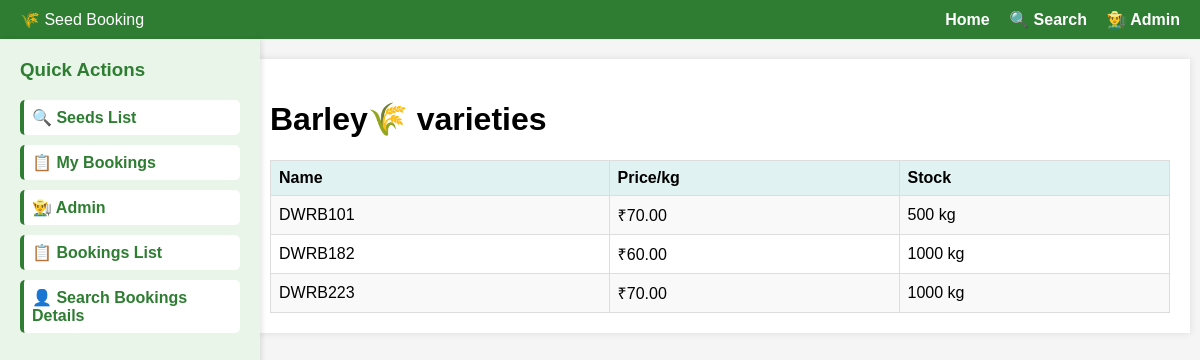
Screenshot of /seeds/Barley🌾/ with the database file from the repository.
### shop/models.py (models this page shows, shortened)
class Seed(models.Model):
    name = models.CharField(max_length=100)
    category = models.CharField(max_length=50)
    subcategory = models.CharField(max_length=50, blank=True)
    price = models.DecimalField(max_digits=8, decimal_places=2)
    stock = models.IntegerField()
    description = models.TextField(blank=True)

### shop/views.py (the view)
# urls.py: path('seeds/<str:category>/', views.seed_by_category, name='seed_by_category'),
def seed_by_category(request, category):
    seeds = Seed.objects.filter(category=category).order_by('name')
    return render(request, 'shop/seed_by_category.html', {'category': category, 'seeds': seeds})

### shop/templates/shop/seed_by_category.html
{% extends 'shop/base.html' %}
{% block content %}
<h1>{{ category|title }} varieties</h1>
<table class="simple-table">
    <tr>
        <th>Name</th>
        <th>Price/kg</th>
        <th>Stock</th>
    </tr>
    {% for seed in seeds %}
    <tr>
        <td>{{ seed.name }}</td>
        <td>₹{{ seed.price }}</td>
        <td>{{ seed.stock }} kg</td>
    </tr>
    {% empty %}
    <tr><td colspan="3">No varieties available.</td></tr>
    {% endfor %}
</table>
{% endblock %}

### shop/templates/shop/base.html (style rules this page uses)
body { font-family: Arial, sans-serif; margin: 0; background: #f5f5f5; }
table.simple-table { width: 100%; border-collapse: collapse; margin-top: 10px; }
table.simple-table th, table.simple-table td { border: 1px solid #ddd; padding: 8px; text-align: left; }
table.simple-table th { background-color: #e0f2f1; }
table.simple-table tr:nth-child(even) { background-color: #f9f9f9; }

### rows the page displays
Seed: name "DWRB101", price "70.00", stock "500"
Seed: name "DWRB182", price "60.00", stock "1000"
Seed: name "DWRB223", price "70.00", stock "1000"

### other values shown
{{ category|title }} "Barley🌾"
